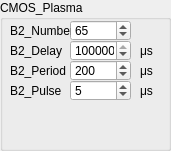
     <widget class="QGroupBox" name="groupBox_10">
      <property name="geometry">
       <rect>
        <x>210</x>
        <y>120</y>
        <width>171</width>
        <height>151</height>
       </rect>
      </property>
      <property name="title">
       <string>CMOS_Plasma</string>
      </property>
      <widget class="QSpinBox" name="B2_Number">
       <property name="geometry">
        <rect>
         <x>70</x>
         <y>20</y>
         <width>61</width>
         <height>21</height>
        </rect>
       </property>
       <property name="minimum">
        <number>0</number>
       </property>
       <property name="maximum">
        <number>400</number>
       </property>
       <property name="value">
        <number>65</number>
       </property>
      </widget>
      <widget class="QSpinBox" name="B2_Delay">
       <property name="geometry">
        <rect>
         <x>70</x>
         <y>40</y>
         <width>61</width>
         <height>21</height>
        </rect>
       </property>
       <property name="minimum">
        <number>0</number>
       </property>
       <property name="maximum">
        <number>100000000</number>
       </property>
       <property name="value">
        <number>2995094</number>
       </property>
      </widget>
      <widget class="QLabel" name="LaserPStextlbl1_11">
       <property name="geometry">
        <rect>
         <x>10</x>
         <y>40</y>
         <width>61</width>
         <height>21</height>
        </rect>
       </property>
       <property name="text">
        <string>B2_Delay</string>
       </property>
       <property name="alignment">
        <set>Qt::AlignLeading|Qt::AlignLeft|Qt::AlignVCenter</set>
       </property>
       <property name="wordWrap">
        <bool>false</bool>
       </property>
      </widget>
      <widget class="QLabel" name="LaserPStextlbl1_10">
       <property name="geometry">
        <rect>
         <x>10</x>
         <y>20</y>
         <width>61</width>
         <height>21</height>
        </rect>
       </property>
       <property name="text">
        <string>B2_Number</string>
       </property>
       <property name="alignment">
        <set>Qt::AlignLeading|Qt::AlignLeft|Qt::AlignVCenter</set>
       </property>
       <property name="wordWrap">
        <bool>false</bool>
       </property>
      </widget>
      <widget class="QSpinBox" name="B2_Pulse">
       <property name="geometry">
        <rect>
         <x>70</x>
         <y>80</y>
         <width>61</width>
         <height>21</height>
        </rect>
       </property>
       <property name="minimum">
        <number>1</number>
       </property>
       <property name="maximum">
        <number>10000000</number>
       </property>
       <property name="value">
        <number>5</number>
       </property>
      </widget>
      <widget class="QSpinBox" name="B2_Period">
       <property name="geometry">
        <rect>
         <x>70</x>
         <y>60</y>
         <width>61</width>
         <height>21</height>
        </rect>
       </property>
       <property name="minimum">
        <number>50</number>
       </property>
       <property name="maximum">
        <number>1000000</number>
       </property>
       <property name="value">
        <number>200</number>
       </property>
      </widget>
      <widget class="QLabel" name="LaserPStextlbl1_13">
       <property name="geometry">
        <rect>
         <x>10</x>
         <y>80</y>
         <width>61</width>
         <height>21</height>
        </rect>
       </property>
       <property name="text">
        <string>B2_Pulse</string>
       </property>
       <property name="alignment">
        <set>Qt::AlignLeading|Qt::AlignLeft|Qt::AlignVCenter</set>
       </property>
       <property name="wordWrap">
        <bool>false</bool>
       </property>
      </widget>
      <widget class="QLabel" name="LaserPStextlbl1_12">
       <property name="geometry">
        <rect>
         <x>10</x>
         <y>60</y>
         <width>61</width>
         <height>21</height>
        </rect>
       </property>
       <property name="text">
        <string>B2_Period</string>
       </property>
       <property name="alignment">
        <set>Qt::AlignLeading|Qt::AlignLeft|Qt::AlignVCenter</set>
       </property>
       <property name="wordWrap">
        <bool>false</bool>
       </property>
      </widget>
      <widget class="QLabel" name="LaserPStextlbl1_49">
       <property name="geometry">
        <rect>
         <x>140</x>
         <y>60</y>
         <width>21</width>
         <height>21</height>
        </rect>
       </property>
       <property name="text">
        <string>μs</string>
       </property>
       <property name="alignment">
        <set>Qt::AlignLeading|Qt::AlignLeft|Qt::AlignVCenter</set>
       </property>
       <property name="wordWrap">
        <bool>false</bool>
       </property>
      </widget>
      <widget class="QLabel" name="LaserPStextlbl1_51">
       <property name="geometry">
        <rect>
         <x>140</x>
         <y>40</y>
         <width>21</width>
         <height>21</height>
        </rect>
       </property>
       <property name="text">
        <string>μs</string>
       </property>
       <property name="alignment">
        <set>Qt::AlignLeading|Qt::AlignLeft|Qt::AlignVCenter</set>
       </property>
       <property name="wordWrap">
        <bool>false</bool>
       </property>
      </widget>
      <widget class="QLabel" name="LaserPStextlbl1_52">
       <property name="geometry">
        <rect>
         <x>140</x>
         <y>80</y>
         <width>21</width>
         <height>21</height>
        </rect>
       </property>
       <property name="text">
        <string>μs</string>
       </property>
       <property name="alignment">
        <set>Qt::AlignLeading|Qt::AlignLeft|Qt::AlignVCenter</set>
       </property>
       <property name="wordWrap">
        <bool>false</bool>
       </property>
      </widget>
     </widget>
